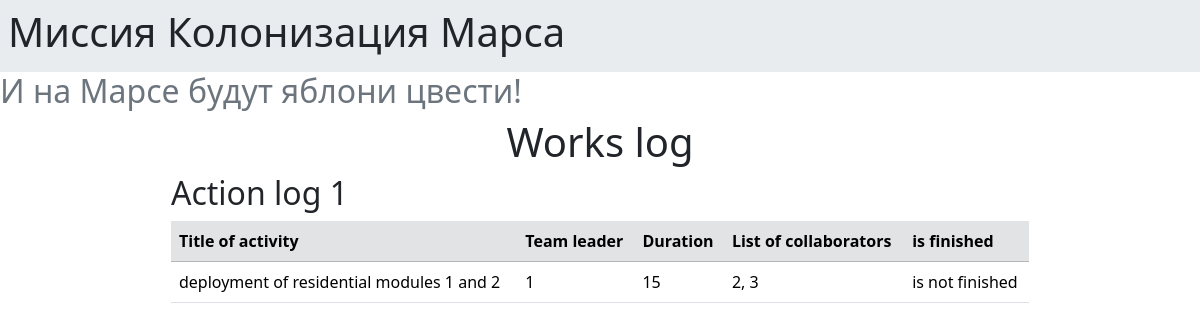
Before: / with the older database file.
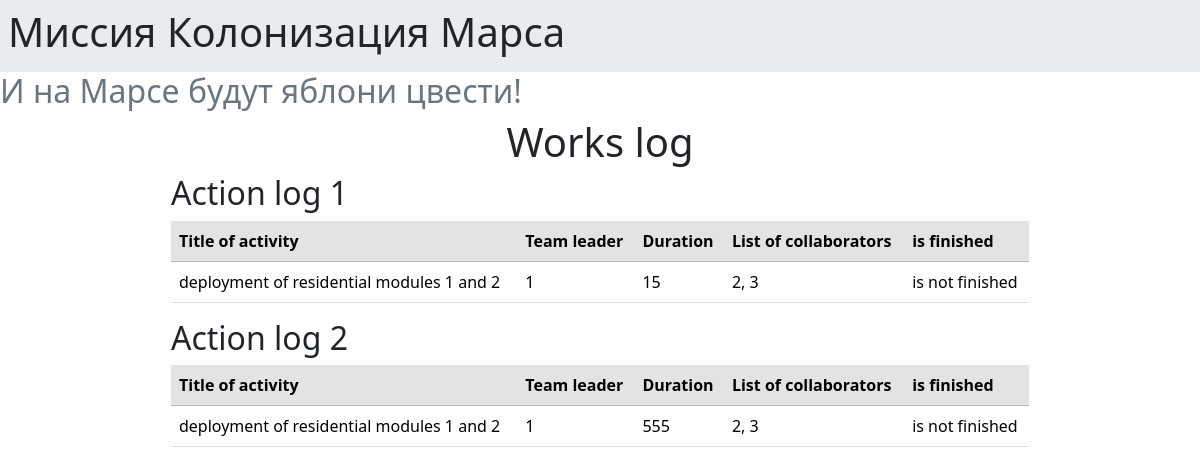
After: the same page with the newer database file.
### data/jobs.py (models this page shows)
class Job(SqlAlchemyBase):
    __tablename__ = 'jobs'
    id = sqlalchemy.Column(sqlalchemy.Integer, primary_key=True, autoincrement=True)
    team_leader = sqlalchemy.Column(sqlalchemy.Integer, sqlalchemy.ForeignKey("users.id"))
    job = sqlalchemy.Column(sqlalchemy.String)
    work_size = sqlalchemy.Column(sqlalchemy.Integer)
    collaborators = sqlalchemy.Column(sqlalchemy.String)
    start_date = sqlalchemy.Column(sqlalchemy.DateTime, nullable=True)
    end_date = sqlalchemy.Column(sqlalchemy.DateTime, nullable=True)
    is_finished = sqlalchemy.Column(sqlalchemy.Boolean, default=False)
    user = orm.relationship('User')

### 07.py (the view)
@app.route('/')
def main():
    jobs = session.query(Job).all()
    return render_template('main_07.html', jobs=jobs)

### templates/main_07.html
{% extends "index.html" %}
{% block content %}
<h1 class="text-center">Works log</h1>
{% for job in jobs %}
<div class="container-fluid w-75">
    <h2>Action log {{ loop.index }}</h2>
    <table class="table">
        <thead class="table-secondary">
        <tr>
            <th scope="col">Title of activity</th>
            <th scope="col">Team leader</th>
            <th scope="col">Duration</th>
            <th scope="col">List of collaborators</th>
            <th scope="col">is finished</th>
        </tr>
        </thead>
        <tbody>
        <tr>
            <td>{{ job.job }}</td>
            <td>{{ job.team_leader }}</td>
            <td>{{ job.work_size }}</td>
            <td>{{ job.collaborators }}</td>
            <td>{{ "is finished" if job.is_finished else "is not finished" }}</td>
        </tr>
        </tbody>
    </table>
</div>
{% endfor %}
{% endblock %}

### templates/index.html (shortened to what this page needs)
<!DOCTYPE html>
<html lang="en">
<head>
    <link href="https://cdn.jsdelivr.net/npm/bootstrap@5.3.2/dist/css/bootstrap.min.css"
          rel="stylesheet"
>
</head>
<body>
<header>
    <div class="container-fluid p-2 bg-body-secondary">
        <h1>Миссия Колонизация Марса</h1>
    </div>
</header>
<h2 class="text-secondary">И на Марсе будут яблони цвести!</h2>
<main role="main" class="container-fluid">
    {% block content %}{% endblock %}
</main>
</body>
</html>

Changed rows visible on the page:
added Job: job "deployment of residential modules 1 and 2", team_leader "1", work_size "555", collaborators "2, 3", is_finished "is not finished"
